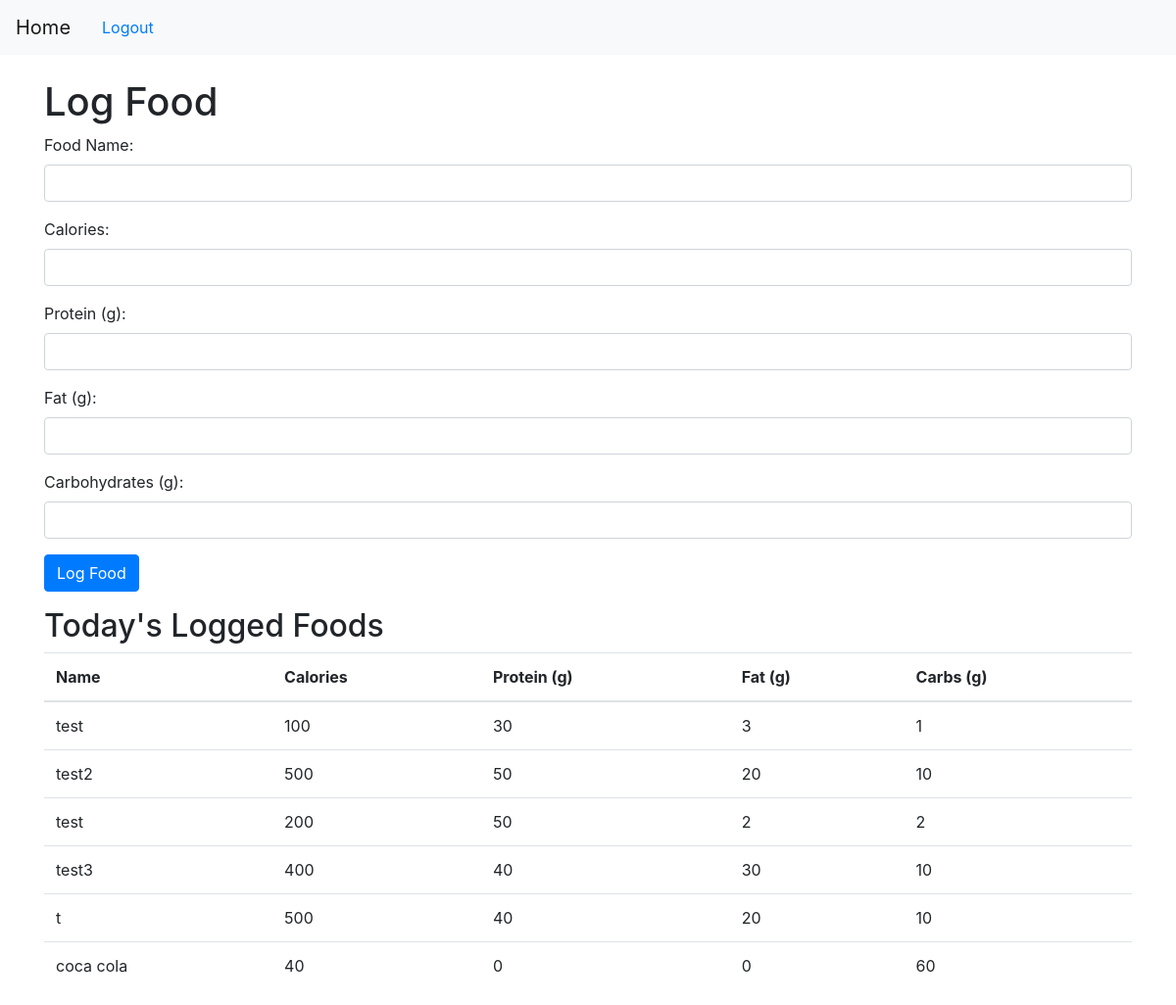
Screenshot of /log_food (signed in) with the database file from the repository.
### app/models.py (models this page shows)
class FoodEntry(db.Model):
    id = db.Column(db.Integer, primary_key=True)
    user_id = db.Column(db.Integer, db.ForeignKey('user.id'), nullable=False)
    date = db.Column(db.Date, default=datetime.utcnow)  # Fixed the default to use callable datetime.utcnow
    name = db.Column(db.String(100), nullable=False)
    calories = db.Column(db.Integer, nullable=False)
    protein = db.Column(db.Integer, nullable=False)
    fat = db.Column(db.Integer, nullable=False)
    carbs = db.Column(db.Integer, nullable=False)

### app/routes.py (the view, shortened to what this page needs)
@app.route('/log_food', methods=['GET', 'POST'])
@login_required
def log_food():
    today = datetime.utcnow().date()
    food_entries_today = FoodEntry.query.filter_by(user_id=current_user.id, date=today).all()
    return render_template('log_food.html', food_entries=food_entries_today)

### app/__init__.py (called while the page is built)
@login_manager.user_loader
def load_user(user_id):
    return models.User.query.get(int(user_id))

### app/templates/log_food.html (shortened to what this page needs)
{% extends "base.html" %}
{% block content %}
<h1>Log Food</h1>
<form method="POST" action="{{ url_for('log_food') }}">
    <div class="form-group">
        <label for="name">Food Name:</label>
        <input type="text" id="name" name="name" class="form-control" required>
    </div>
    <div class="form-group">
        <label for="calories">Calories:</label>
        <input type="number" id="calories" name="calories" class="form-control" required>
    </div>
    <div class="form-group">
        <label for="protein">Protein (g):</label>
        <input type="number" id="protein" name="protein" class="form-control" required>
    </div>
    <div class="form-group">
        <label for="fat">Fat (g):</label>
        <input type="number" id="fat" name="fat" class="form-control" required>
    </div>
    <div class="form-group">
        <label for="carbs">Carbohydrates (g):</label>
        <input type="number" id="carbs" name="carbs" class="form-control" required>
    </div>
    <div class="form-group">
        <input type="submit" value="Log Food" class="btn btn-primary">
    </div>
</form>
<h2>Today's Logged Foods</h2>
<table class="table">
    <thead>
        <tr>
            <th>Name</th>
            <th>Calories</th>
            <th>Protein (g)</th>
            <th>Fat (g)</th>
            <th>Carbs (g)</th>
        </tr>
    </thead>
    <tbody>
        {% for entry in food_entries %}
        <tr>
            <td>{{ entry.name }}</td>
            <td>{{ entry.calories }}</td>
            <td>{{ entry.protein }}</td>
            <td>{{ entry.fat }}</td>
            <td>{{ entry.carbs }}</td>
        </tr>
        {% else %}
        <tr>
            <td colspan="5">No food items logged today.</td>
        </tr>
        {% endfor %}
    </tbody>
</table>
{% endblock %}

### app/templates/base.html (shortened to what this page needs)
<!DOCTYPE html>
<html lang="en">
<head>
    <link rel="stylesheet" href="{{ url_for('static', filename='css/styles.css') }}">
    <link rel="stylesheet" href="https://maxcdn.bootstrapcdn.com/bootstrap/4.0.0/css/bootstrap.min.css">
    <link rel="stylesheet" href="https://cdnjs.cloudflare.com/ajax/libs/font-awesome/5.15.4/css/all.min.css">
</head>
<body>
    <nav class="navbar navbar-expand-lg navbar-light bg-light">
        <a class="navbar-brand" href="{{ url_for('home') }}">Home</a>
        {% if current_user.is_authenticated %}
            <a class="nav-link" href="{{ url_for('logout') }}">Logout</a>
        {% else %}
            <a class="nav-link" href="{{ url_for('login') }}">Login</a>
            <a class="nav-link" href="{{ url_for('register') }}">Register</a>
        {% endif %}
    </nav>
    <div class="container mt-4">
        {% block content %}
        {% endblock %}
    </div>
</body>
</html>

### app/static/css/styles.css (style rules this page uses)
body { font-family: Arial, sans-serif; }
nav { margin-bottom: 20px; }
nav a { margin-right: 10px; text-decoration: none; }
.container { max-width: 800px; margin: 0 auto; }
h1, h2 { color: #333; }

### rows the page displays
FoodEntry: name "test", calories "100", protein "30", fat "3", carbs "1"
FoodEntry: name "test2", calories "500", protein "50", fat "20", carbs "10"
FoodEntry: name "test", calories "200", protein "50", fat "2", carbs "2"
FoodEntry: name "test3", calories "400", protein "40", fat "30", carbs "10"
FoodEntry: name "t", calories "500", protein "40", fat "20", carbs "10"
FoodEntry: name "coca cola", calories "40", protein "0", fat "0", carbs "60"
